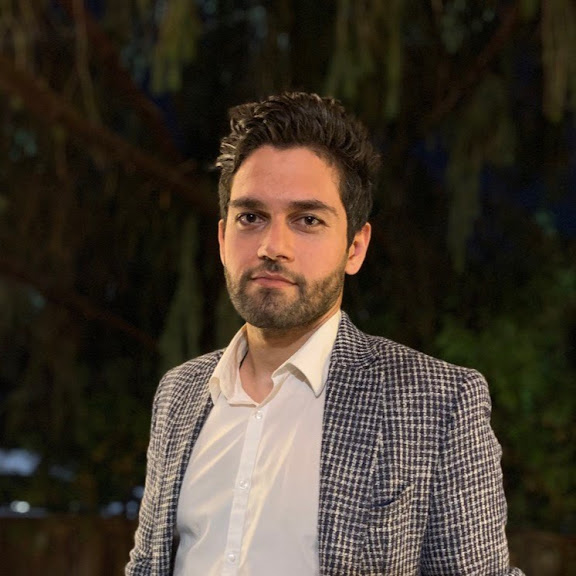
#> input picture s10/Pic.jpeg, 576 x 576 px, found by its file name
$ python face_eye.py
#> lines starting #> are read from the running program, lines starting #| are printed output that depends on the picture; after the words box and inside, x2 and y2 are one past the last pixel; in counts of white or black regions, pixels touching at a corner belong together
import cv2
import numpy as np

image = cv2.imread("s10/Pic.jpeg")
#> image is the input picture: shape (576, 576, 3); mean B, G, R 44.9, 56.2, 65.8
imageGray = cv2.cvtColor(image, cv2.COLOR_BGR2GRAY)
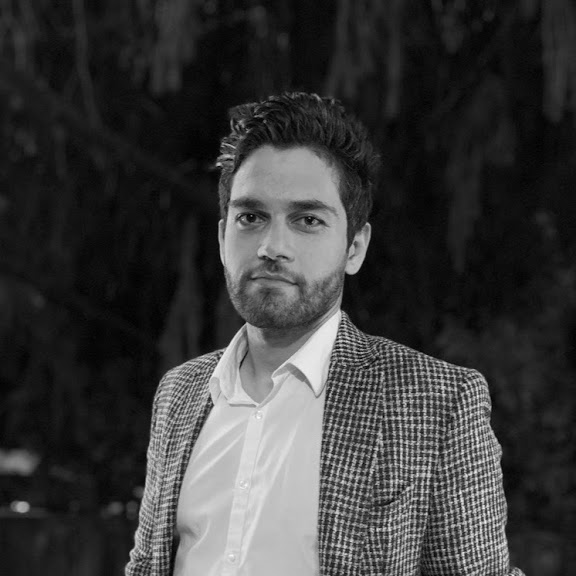
#> imageGray: shape (576, 576); min 0, max 251, mean 57.8

face_cascade= cv2.CascadeClassifier('s10/haarcascades/haarcascade_frontalface_default.xml')
eye_cascade= cv2.CascadeClassifier('s10/haarcascades/haarcascade_eye_tree_eyeglasses.xml')
faces = face_cascade.detectMultiScale(imageGray, 1.1 , 4)
#> faces = [[193, 151, 169, 169]]

# NOTE: to be more accurate, we should first detect the face and then eyes

for (x, y, w, h) in faces: # draw a shape over the found face
              cv2.rectangle(image, (x, y), (x+w , y+h), (255,255,110),4)
              roi_image = imageGray[y:y+h, x:x+w]
              eyes = eye_cascade.detectMultiScale(roi_image, 1.1 , 4)
#> this loop made 1 pass
#> (x, y, w, h, eyes) on pass 1: (193, 151, 169, 169, [[37, 50, 37, 37], [97, 52, 37, 37]])
#> pass 1, `roi_image = imageGray[y:y+h, x:x+w]`:
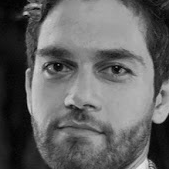
#> roi_image: shape (169, 169); min 0, max 232, mean 99.4
#> after the loop:
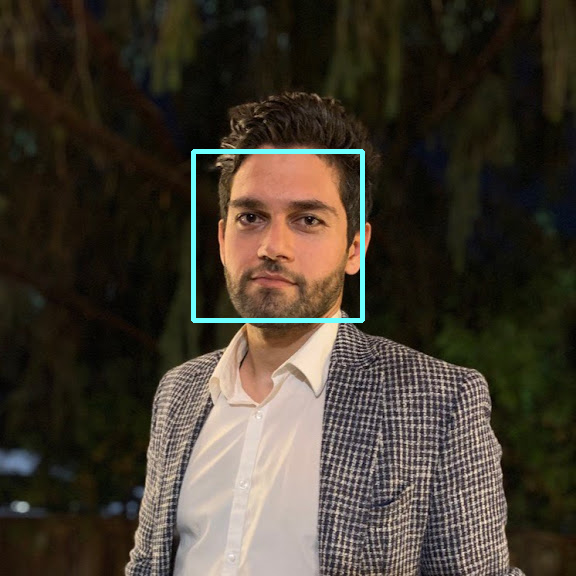
#> image: shape (576, 576, 3); 1.02% of pixels changed, all inside (x1, y1, x2, y2) = (191, 149, 365, 323)

for (x2, y2 ,w2, h2) in eyes:
        cv2.circle(image, (x+x2+w2//2, y+y2+h2//2), 10 , (0,255,0,4))
#> this loop made 2 passes
#> (x2, y2, w2, h2) on passes 1 to 2: (37, 50, 37, 37), (97, 52, 37, 37)
#> image: shape (576, 576, 3); 0.03% of pixels changed, all inside (x1, y1, x2, y2) = (238, 209, 319, 232)
# print(faces)

cv2.imshow("me",image)
cv2.waitKey(0)
cv2.destroyAllWindows()
